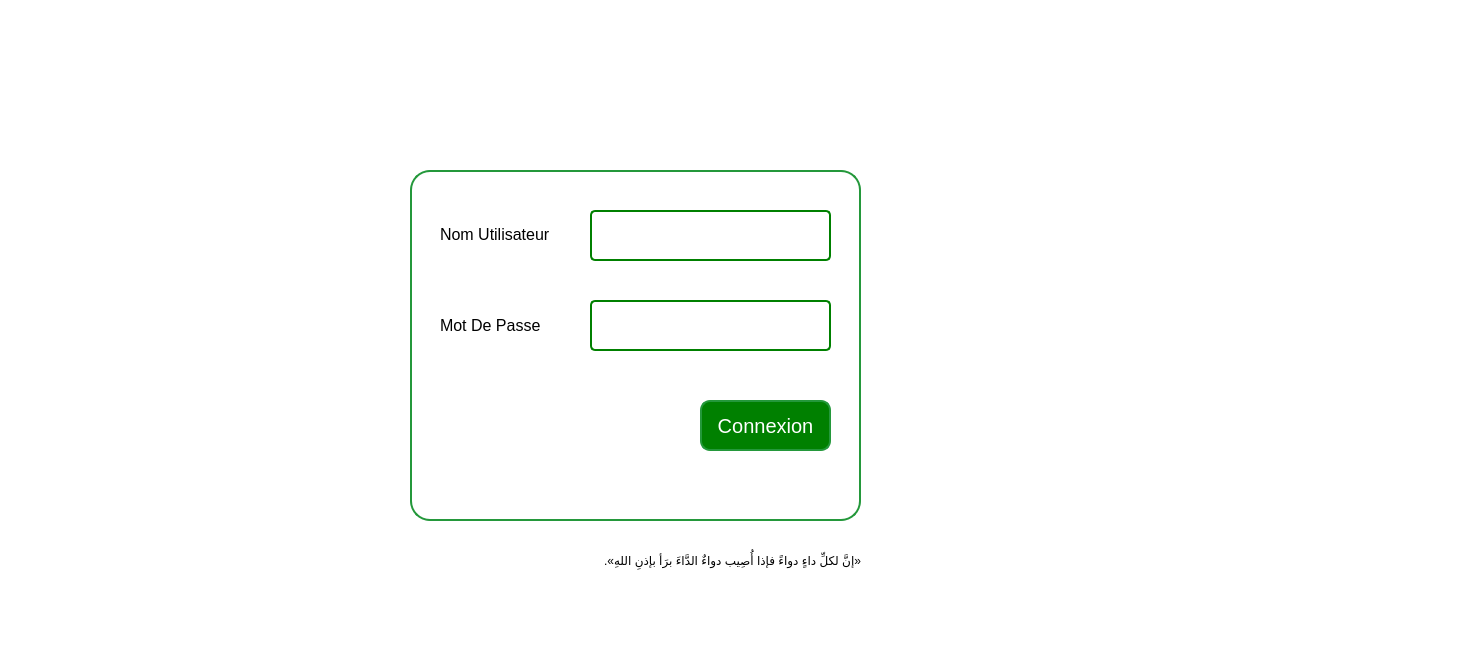
<?xml version="1.0" encoding="UTF-8"?>
<ui version="4.0">
 <class>MainWindow</class>
 <widget class="QMainWindow" name="MainWindow">
  <property name="geometry">
   <rect>
    <x>0</x>
    <y>0</y>
    <width>1458</width>
    <height>655</height>
   </rect>
  </property>
  <property name="windowTitle">
   <string>MainWindow</string>
  </property>
  <property name="styleSheet">
   <string notr="true">background-color: rgb(255, 255, 255);</string>
  </property>
  <widget class="QWidget" name="centralwidget">
   <property name="styleSheet">
    <string notr="true">background-color: rgb(255, 255, 255);</string>
   </property>
   <widget class="QGroupBox" name="groupBox">
    <property name="geometry">
     <rect>
      <x>410</x>
      <y>170</y>
      <width>451</width>
      <height>351</height>
     </rect>
    </property>
    <property name="styleSheet">
     <string notr="true">background-color:white;border:2px solid  rgb(36, 152, 59);border-radius:20px;

</string>
    </property>
    <property name="title">
     <string/>
    </property>
    <widget class="QPushButton" name="LoginPushButton_1">
     <property name="geometry">
      <rect>
       <x>290</x>
       <y>230</y>
       <width>131</width>
       <height>51</height>
      </rect>
     </property>
     <property name="styleSheet">
      <string notr="true">background-color:green; color:white;border-radius:10px;font-size:20px;</string>
     </property>
     <property name="text">
      <string>Connexion</string>
     </property>
    </widget>
    <widget class="QLineEdit" name="user">
     <property name="geometry">
      <rect>
       <x>180</x>
       <y>40</y>
       <width>241</width>
       <height>51</height>
      </rect>
     </property>
     <property name="styleSheet">
      <string notr="true">QLineEdit{
bachkground-color:white;
border:2px solid green;
border-radius:5px;
heigth:40px;
font-size:17px;
}</string>
     </property>
     <property name="text">
      <string/>
     </property>
    </widget>
    <widget class="QLabel" name="label_3">
     <property name="geometry">
      <rect>
       <x>30</x>
       <y>40</y>
       <width>131</width>
       <height>49</height>
      </rect>
     </property>
     <property name="styleSheet">
      <string notr="true">font-size:16px;border:none;</string>
     </property>
     <property name="text">
      <string>Nom Utilisateur</string>
     </property>
    </widget>
    <widget class="QLineEdit" name="password">
     <property name="geometry">
      <rect>
       <x>180</x>
       <y>130</y>
       <width>241</width>
       <height>51</height>
      </rect>
     </property>
     <property name="styleSheet">
      <string notr="true">border:2px solid green;
border-radius:5px;
font-size:17px;</string>
     </property>
     <property name="echoMode">
      <enum>QLineEdit::Password</enum>
     </property>
    </widget>
    <widget class="QLabel" name="label_2">
     <property name="geometry">
      <rect>
       <x>30</x>
       <y>130</y>
       <width>111</width>
       <height>51</height>
      </rect>
     </property>
     <property name="styleSheet">
      <string notr="true">font-size:16px;border:none;</string>
     </property>
     <property name="text">
      <string>Mot De Passe</string>
     </property>
    </widget>
   </widget>
   <widget class="QLabel" name="label">
    <property name="geometry">
     <rect>
      <x>570</x>
      <y>30</y>
      <width>151</width>
      <height>121</height>
     </rect>
    </property>
    <property name="text">
     <string/>
    </property>
    <property name="pixmap">
     <pixmap resource="ressource.qrc">:/res/image/istockphoto-1284314511-170667a.jpg</pixmap>
    </property>
    <property name="scaledContents">
     <bool>true</bool>
    </property>
   </widget>
   <widget class="QLabel" name="label_4">
    <property name="geometry">
     <rect>
      <x>370</x>
      <y>540</y>
      <width>491</width>
      <height>41</height>
     </rect>
    </property>
    <property name="styleSheet">
     <string notr="true">font: italic 18pt &quot;Segoe UI&quot;;</string>
    </property>
    <property name="text">
     <string>«‌إنَّ لكلِّ داءٍ دواءً فإذا أُصِيب دواءٌ الدَّاءَ برَأ بإذنِ اللهِ».</string>
    </property>
   </widget>
  </widget>
  <widget class="QMenuBar" name="menubar">
   <property name="geometry">
    <rect>
     <x>0</x>
     <y>0</y>
     <width>1458</width>
     <height>17</height>
    </rect>
   </property>
  </widget>
  <widget class="QStatusBar" name="statusbar"/>
 </widget>
 <resources>
  <include location="ressource.qrc"/>
 </resources>
 <connections/>
</ui>
